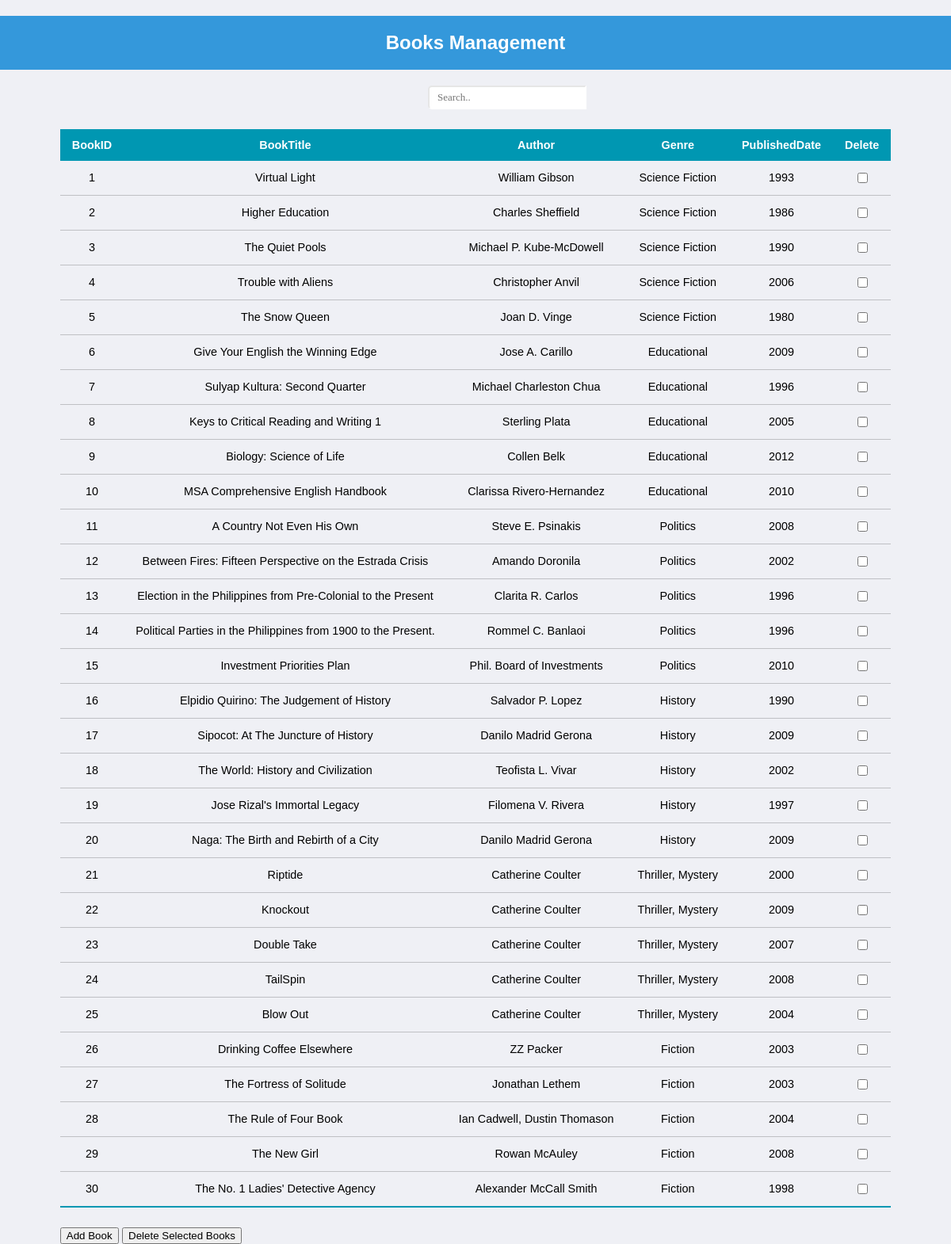
Before: /book_management.php with the older database file.
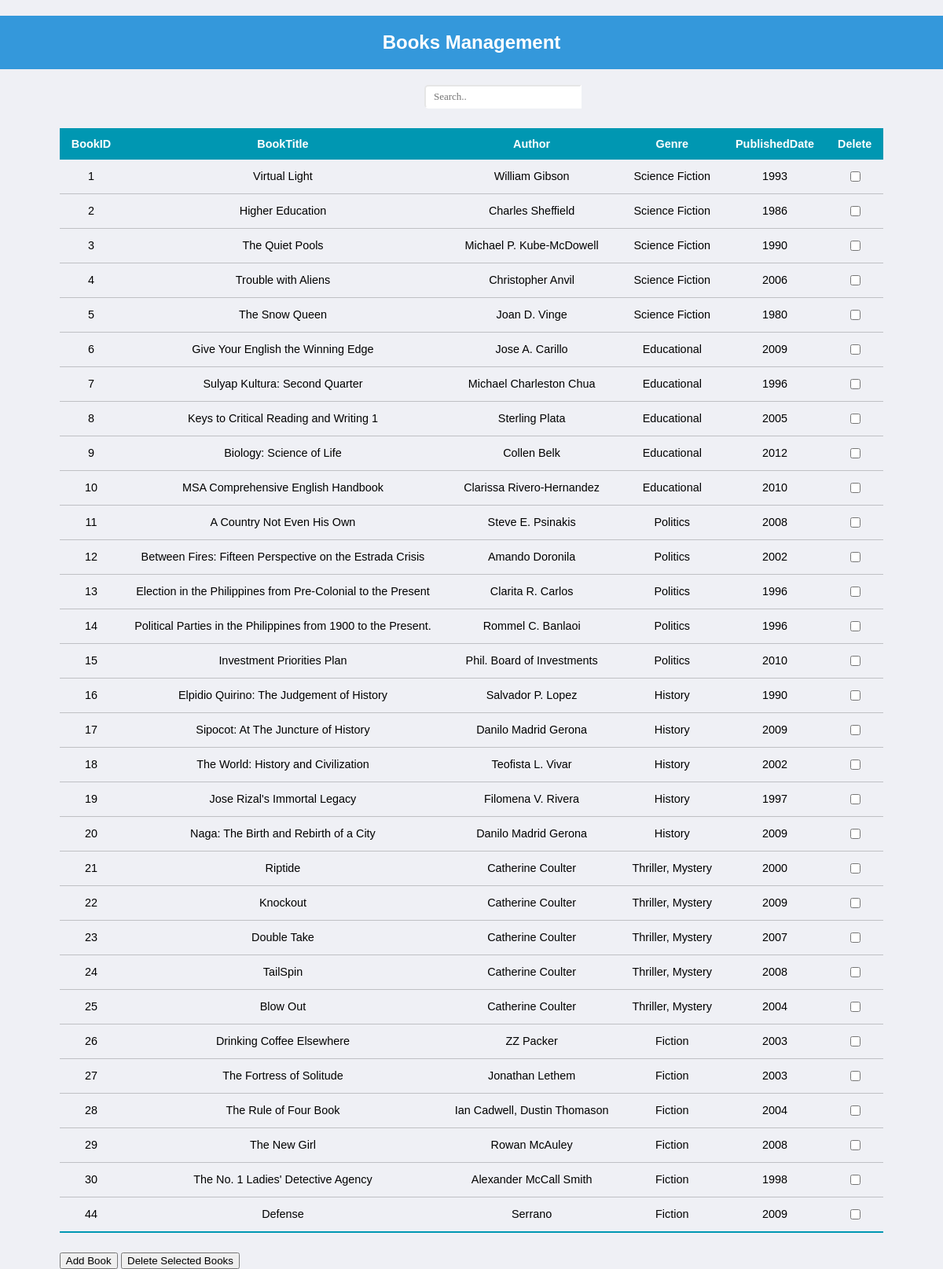
After: the same page with the newer database file.
### tables this page shows
CREATE TABLE `books` (
  `BookID` int(3) NOT NULL,
  `BookTitle` varchar(70) NOT NULL,
  `FrontCover` blob NOT NULL,
  `Author` varchar(30) NOT NULL,
  `GenreID` int(11) DEFAULT NULL,
  `Genre` varchar(20) NOT NULL,
  `PublishedDate` int(4) NOT NULL,
  `Ratings` varchar(5) NOT NULL,
  `Abstract` varchar(1000) NOT NULL
);

### book_management.php (the view, shortened to what the changed rows need)
<!DOCTYPE html>
<html lang="en">
<head>
    <link rel="stylesheet" href="css/style.css">
</head>
<body id="book_management">
  <h2 class="newbook_header">Books Management</h2>
  <?php
        include("dbconnect.php");
        ?>
        <?php
        if (isset($_GET['bookID'])) {
            $selectedBookID = $_GET['bookID'];
            $sql = "SELECT BookID, BookTitle, Author, Genre, PublishedDate
                    FROM books
                    WHERE BookID = $selectedBookID";
            $result = mysqli_query($dbconnect, $sql);
            if ($result) {
                ?>
                <div class="dashboard_container" id="dashboard_container">
                    <form method="post">
                        <table class="dashboard_table">
                            <thead>
                                <tr>
                                    <th>BookID</th>
                                    <th>BookTitle</th>
                                    <th>Author</th>
                                    <th>Genre</th>
                                    <th>PublishedDate</th>
                                    <th>Delete</th>
                                </tr>
                            </thead>
                            <tbody>
                                <?php
                                while ($row = mysqli_fetch_assoc($result)) {
                                    ?>
                                    <tr>
                                        <td><?php echo $row['BookID']; ?></td>
                                        <td><?php echo $row['BookTitle']; ?></td>
                                        <td><?php echo $row['Author']; ?></td>
                                        <td><?php echo $row['Genre']; ?></td>
                                        <td><?php echo $row['PublishedDate']; ?></td>
                                        <td>
                                            <input type="checkbox" name="delete_books[]" value="<?php echo $row['BookID']; ?>">
                                        </td>
                                    </tr>
                                    <?php
                                }
                                ?>
                            </tbody>
                        </table>
                        <button type="submit" name="delete_button">Delete Selected Books</button>
                    </form>
                </div>
                <?php
            } else {
                echo "Error: " . mysqli_error($dbconnect);
            }
            if (mysqli_num_rows($result) == 0) {
                echo "Book not found.";
            }
        } else { ?>
        <?php
            $sql = "SELECT BookID, BookTitle, Author, Genre, PublishedDate FROM books";
            $result = mysqli_query($dbconnect, $sql);
            if ($result) {
                ?>
                <div class="dashboard_container">
                    <form method="post">
                        <table class="dashboard_table">
                            <thead>
                                <tr>
                                    <th>BookID</th>
                                    <th>BookTitle</th>
                                    <th>Author</th>
                                    <th>Genre</th>
                                    <th>PublishedDate</th>
                                    <th>Delete</th>
                                </tr>
                            </thead>
                            <tbody>
                                <?php
                                while ($row = mysqli_fetch_assoc($result)) {
                                    ?>
                                    <tr>
                                        <td><?php echo $row['BookID']; ?></td>
                                        <td><?php echo $row['BookTitle']; ?></td>
                                        <td><?php echo $row['Author']; ?></td>
                                        <td><?php echo $row['Genre']; ?></td>
                                        <td><?php echo $row['PublishedDate']; ?></td>
                                        <td>
                                            <input type="checkbox" name="delete_books[]" value="<?php echo $row['BookID']; ?>">
                                        </td>
                                    </tr>
                                    <?php
                                }
                                ?>
                            </tbody>
                        </table>
                    </form>
                </div>
                <?php
            } else {
                echo "Error: " . mysqli_error($dbconnect);
            }
        }
    ?>
</body>
</html>

Changed rows visible on the page:
added books: BookID "44", BookTitle "Defense", Author "Serrano", Genre "Fiction", PublishedDate "2009"
